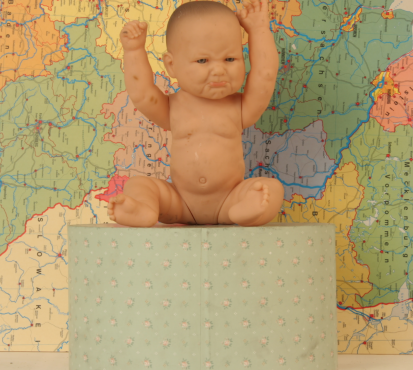
%> input picture Computer vision/Seam Carving/Samples dataset/Baby/Baby.png, 413 x 370 px; its folder holds 3 pictures in this run
$ octave main.m   (GNU Octave 9; MATLAB toolbox functions it lacks are replaced by stand-ins)
%> lines starting %> are read from the running program, lines starting %| are printed output that depends on the picture; in (x1, y1, x2, y2) boxes, pixels count from 0 and x2, y2 are one past the last pixel; in counts of white or black regions, pixels touching at a corner belong together; the program's own positions count from 1
clc;
clear;
close all;
faceDetector = vision.CascadeObjectDetector();

samples = dir('Samples dataset\*');

for m=3:6
   input_image = im2double((imread("./Samples dataset/" + samples(m).name +"/" + samples(m).name + ".png" )));
   smap_image = im2double((imread("./Samples dataset/" + samples(m).name +"/" + samples(m).name + "_SMap.png" )));
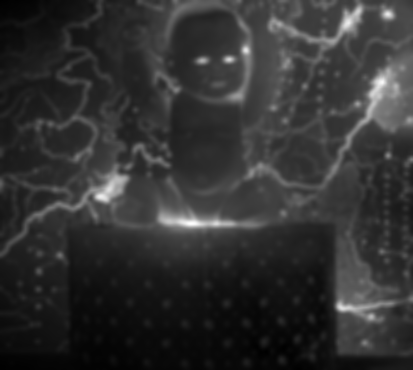
%> input picture Computer vision/Seam Carving/Samples dataset/Baby/Baby_SMap.png, 413 x 370 px
%> smap_image: size 370x413 double; min 0, max 1, mean 0.195
   dmap_image = im2double((imread("./Samples dataset/" + samples(m).name +"/" + samples(m).name + "_DMap.png" )));
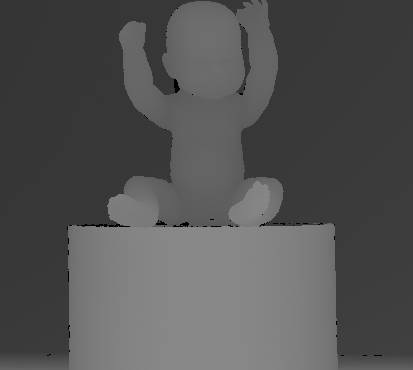
%> input picture Computer vision/Seam Carving/Samples dataset/Baby/Baby_DMap.png, 413 x 370 px
%> dmap_image: size 370x413 double; min 0, max 0.533, mean 0.326


    [path, name, ext] = fileparts(samples(m).name + ".png");
    path_folder='./FaceDetectMask/';


    seam_carving_look_ahead = 1;

    faceLocation = step(faceDetector, input_image);
%> faceLocation = [182 33 72 72]

    resized_percent = 0.5;

    if ~isempty(faceLocation)
        % Extract the bounding box coordinates
        x = faceLocation(1, 1);
%> x = 182
        y = faceLocation(1, 2);
%> y = 33
        width = faceLocation(1, 3);
%> width = 72
        height = faceLocation(1, 4);
%> height = 72

        % Calculate the half width of the face bounding box
        %halfWidth = round(width / 2);
        halfWidthImage = size(input_image, 2) / 2;
%> halfWidthImage = 206.5
        if width > halfWidthImage
            halfWidth = round(width / 50);
        else
            halfWidth = round(width / 3);
%> halfWidth = 24
        end
        % Calculate the extended rectangle that starts from the bottom of the face
        % and extends half width to the left and right
        extendedY = min(y + height, size(input_image, 1)); % Bottom of the face
%> extendedY = 105
        extendedX = max(x - halfWidth, 1); % Ensure it doesn't go out of bounds on the left
%> extendedX = 158
        extendedWidth = min(x + width + halfWidth, size(input_image, 2)) - extendedX; % Ensure it doesn't go out of bounds on the right
%> extendedWidth = 120
        extendedRect = [extendedX, y, extendedWidth, size(input_image, 1) - extendedY];
%> extendedRect = [158 33 120 265]

        % Create a binary mask with the same size as the original image
        binaryMask = zeros(size(input_image, 1), size(input_image, 2));

        % Set the pixels within the extendedRect to 1
        binaryMask(y:y+height-1, x:x+width-1) = 1; % Face region
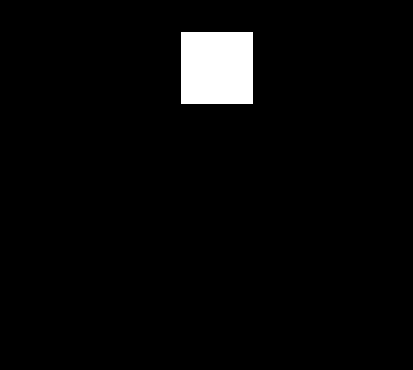
%> binaryMask: size 370x413 double; values 0 (black) and 1 (white), 3.4% white; 1 white region, box (x1, y1, x2, y2) and area: (181, 32, 253, 104) 5184
        binaryMask(extendedY:end, extendedX:extendedX+extendedWidth-1) = 1; % Extended body region
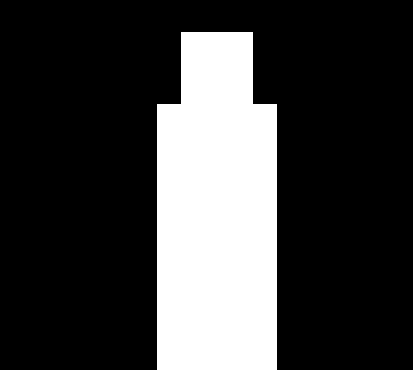
%> binaryMask: size 370x413 double; values 0 (black) and 1 (white), 24.3% white; 1 white region, box (x1, y1, x2, y2) and area: (157, 32, 277, 370) 37104

        % Display the binary mask
        figure; imshow(binaryMask,[]); title('Binary Mask for Face and Body');
        rgbMask = uint8(cat(3, binaryMask * 255, binaryMask * 255, binaryMask * 255));
        % Optional: Save the binary mask
%> (the run ends here)
